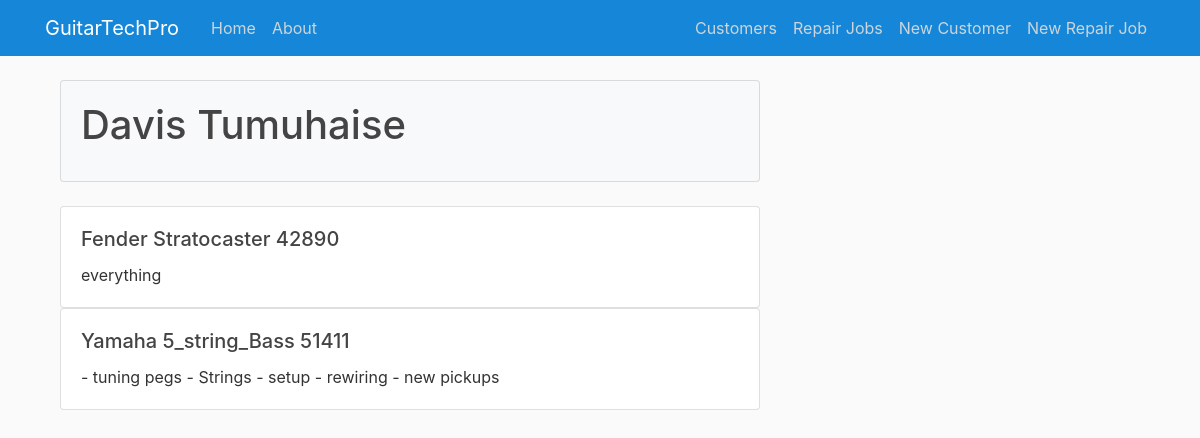
The app's page /customers/view/8 with its own data.
### app/models.py (models this page shows, shortened)
class Guitar(db.Model):
    id = db.Column(db.Integer, primary_key=True)
    brand = db.Column(db.String(50), nullable=False)
    model = db.Column(db.String(50), nullable=False)
    serial_number = db.Column(db.String(50), nullable=True)
    description = db.Column(db.String(250), nullable=False)
    repair_status = db.Column(db.String(50), nullable=False)
    customer_id = db.Column(db.Integer, db.ForeignKey('customer.id'), nullable=False)

class Customer(db.Model):
    id = db.Column(db.Integer, primary_key=True)
    firstname = db.Column(db.String(50), nullable=False)
    lastname = db.Column(db.String(50), nullable=False)
    phone = db.Column(db.String(20), nullable=False)
    email = db.Column(db.String(120), nullable=True)
    guitars = db.relationship('Guitar', backref='customer', lazy=True)

### app/routes.py (the view)
@app.route('/customers/view/<int:customer_id>', methods=['GET', 'POST'])
def view_customer_guitars(customer_id):
    guitars = Guitar.query.filter_by(customer_id=customer_id)
    return render_template('view_customer_guitars.html', guitars=guitars)

### app/templates/view_customer_guitars.html
{% extends 'base.html' %}
{% block content %}
  <div class="container">
    {% set displayed_customers = [] %}
    {% for guitar in guitars %}
      {% if guitar.customer not in displayed_customers %}
        <div class="card bg-light mb-4">
          <div class="card-body">
            <h1 class="card-title">{{ guitar.customer.firstname }} {{ guitar.customer.lastname }}</h1>
          </div>
        </div>
        {% set _ = displayed_customers.append(guitar.customer) %}
      {% endif %}
      <div class="card">
        <div class="card-body">
          <h5 class="card-title">{{ guitar.brand }} {{ guitar.model }} {{ guitar.serial_number }}</h5>
          <p class="card-text">{{ guitar.description }}</p>
        </div>
      </div>
    {% endfor %}
  </div>
{% endblock %}

### app/static/main.css (style rules this page uses)
body { background: #fafafa; color: #333333; margin-top: 5rem; }
h1, h2, h3, h4, h5, h6 { color: #444444; }

### records on screen
Guitar: customer.firstname "Davis", customer.lastname "Tumuhaise", brand "Fender", model "Stratocaster", serial_number "42890", description "everything"
Guitar: brand "Yamaha", model "5_string_Bass", serial_number "51411", description "- tuning pegs - Strings - setup - rewiring - new pickups"
